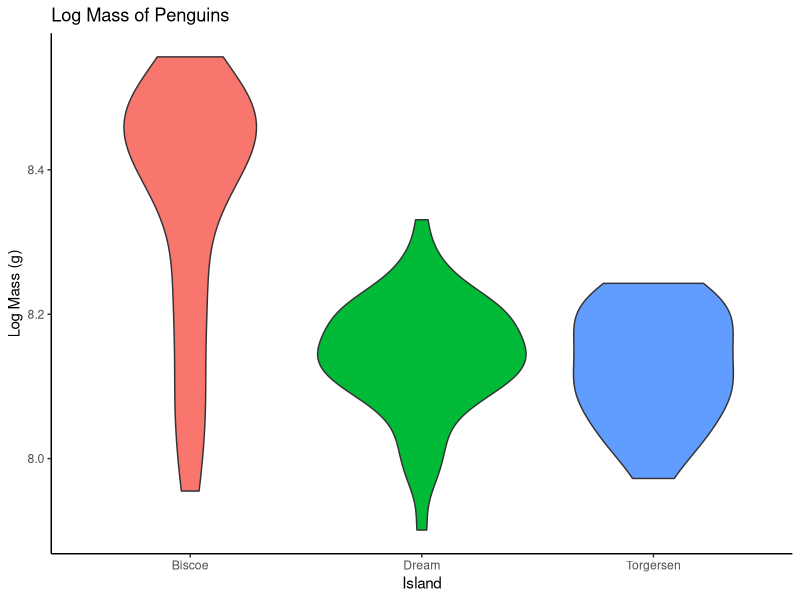
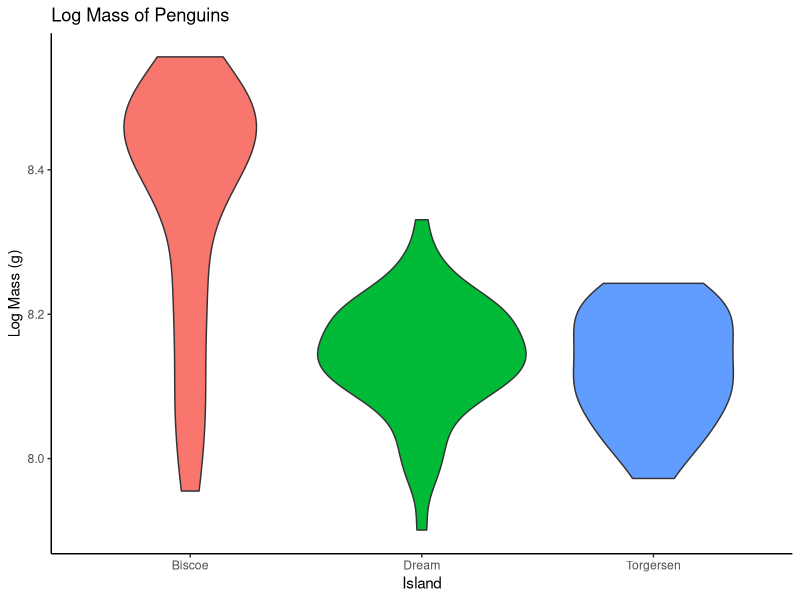

Recreate these plots in R, in order.
### Homework 1 for Week 4 ####
### Created By: Jacquin Moraga ####
### Created On: 2025-9-16 ####

### Load Libraries ####
library(palmerpenguins)
library(tidyverse)
library(here)

### Load Data ####
glimpse(penguins)


### Data Analysis ####

#Question_1

penguins%>% #uses the penguins data
  group_by(species)%>% #groups the following by species
  summarize(mean_body_mass = mean(body_mass_g, na.rm=TRUE), #creates the mean of body mass
            variance_body_mass = var(body_mass_g, na.rm=TRUE)) #creates the variance of body mass

penguins%>% #uses the penguins data
  group_by(island)%>% #groups the following by island
  summarize(mean_body_mass = mean(body_mass_g, na.rm=TRUE),#creates the mean of body mass
            variance_body_mass = var(body_mass_g, na.rm=TRUE)) #creates the variance of body mass

penguins%>% #uses the penguins data
  drop_na(sex)%>% #gets rid of the NA's in the "sex" column, prevents a third grouping under "NA"
  group_by(sex)%>% #groups the following by sex
  summarize(mean_body_mass = mean(body_mass_g, na.rm=TRUE),#creates the mean of body mass
            variance_body_mass = var(body_mass_g, na.rm=TRUE)) #creates the variance of body mass

#Question_2

penguins%>% #uses penguins data set
  filter(sex != "male")%>% #filters to exclude males and just have females
  mutate(log_mass = log(body_mass_g))%>% #creates a new column with the log of body mass
  select(species, island, sex, log_mass)%>% #selects these specific columns to have in the data
  ggplot(aes(x = island, y = log_mass,
             fill = island))+ #selects island for the x axis and log_mass for y and fills them with color
  geom_violin()+ #creates a violin plot
  labs(title = "Log Mass of Penguins",
       x = "Island",
       y = "Log Mass (g)")+ #gives titles to the axis and the entire plot
  theme_classic()+ #puts a theme on the plot
  guides(fill = FALSE) #gets rid of the unnecessary legend

ggsave(here("Week_04","Output","Homework_1.png"), #saves it as an image
       width = 5, height = 7)  #creates the size I want which is 5x7 inches

